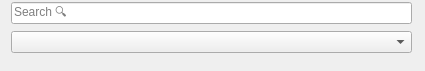
<?xml version="1.0" encoding="UTF-8"?>
<ui version="4.0">
 <class>SearchComboBox</class>
 <widget class="QWidget" name="SearchComboBox">
  <property name="geometry">
   <rect>
    <x>0</x>
    <y>0</y>
    <width>425</width>
    <height>71</height>
   </rect>
  </property>
  <property name="sizePolicy">
   <sizepolicy hsizetype="Preferred" vsizetype="Preferred">
    <horstretch>0</horstretch>
    <verstretch>0</verstretch>
   </sizepolicy>
  </property>
  <property name="minimumSize">
   <size>
    <width>0</width>
    <height>70</height>
   </size>
  </property>
  <property name="windowTitle">
   <string>Form</string>
  </property>
  <widget class="QWidget" name="">
   <property name="geometry">
    <rect>
     <x>11</x>
     <y>1</y>
     <width>401</width>
     <height>55</height>
    </rect>
   </property>
   <layout class="QGridLayout" name="gridLayout">
    <item row="0" column="0">
     <widget class="QLineEdit" name="lineEdit">
      <property name="placeholderText">
       <string>Search 🔍</string>
      </property>
     </widget>
    </item>
    <item row="1" column="0">
     <widget class="QComboBox" name="comboBox"/>
    </item>
   </layout>
  </widget>
 </widget>
 <resources/>
 <connections/>
</ui>
